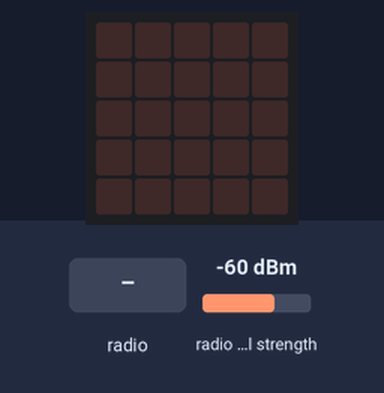
A program run on a simulated BBC micro:bit (MakeCode). Shown: the board's 5×5 LED display. The inputs (shaded band) are chosen by the test bench; at power-on: radio signal strength -60 dBm.

Above: at 1.2 s.
1.3 s: radio message "1" arrives
At 1.5 s:
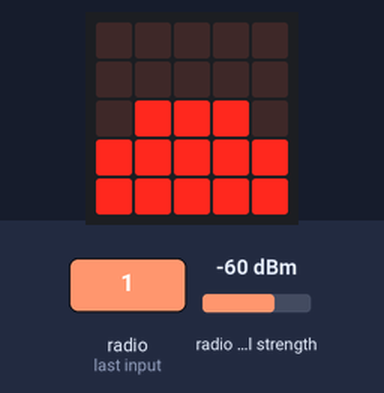
Timing chart, 0 to 4.3 s (numbered marks = the images above; inputs shaded):
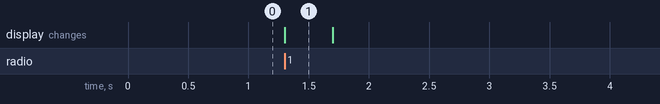

The program:

main.ts
```typescript
radio.onReceivedNumber(function (receivedNumber) {
    if (radio.receivedPacket(RadioPacketProperty.SignalStrength) < -95) {
        basic.showLeds(`
            . . . . .
            . . . . .
            . . . . .
            . . . . .
            . . . . .
            `)
    } else if (radio.receivedPacket(RadioPacketProperty.SignalStrength) < -75) {
        basic.showLeds(`
            . . . . .
            . . . . .
            . . . . .
            . . . . .
            . # # # .
            `)
    } else if (radio.receivedPacket(RadioPacketProperty.SignalStrength) < -60) {
        basic.showLeds(`
            . . . . .
            . . . . .
            . . . . .
            . # # # .
            # # # # #
            `)
    } else if (radio.receivedPacket(RadioPacketProperty.SignalStrength) < -50) {
        basic.showLeds(`
            . . . . .
            . . . . .
            . # # # .
            # # # # #
            # # # # #
            `)
    } else if (radio.receivedPacket(RadioPacketProperty.SignalStrength) < -40) {
        basic.showLeds(`
            . . . . .
            . # # # .
            # # # # #
            # # # # #
            # # # # #
            `)
    } else {
        basic.showLeds(`
            . # # # .
            # # # # #
            # # # # #
            # # # # #
            # # # # #
            `)
    }
    basic.clearScreen()
})
radio.setGroup(53)
basic.forever(function () {

})
```

test.ts
```typescript
// テストはここに来ます。このパッケージが拡張機能として使用されるときにはコンパイルされません。
```

Measured:
- after the input at 1.3 s, the display: changes at once (image 1)
- what the display in image 1 shows lasts 0.4 s, from 1.3 s to 1.7 s
